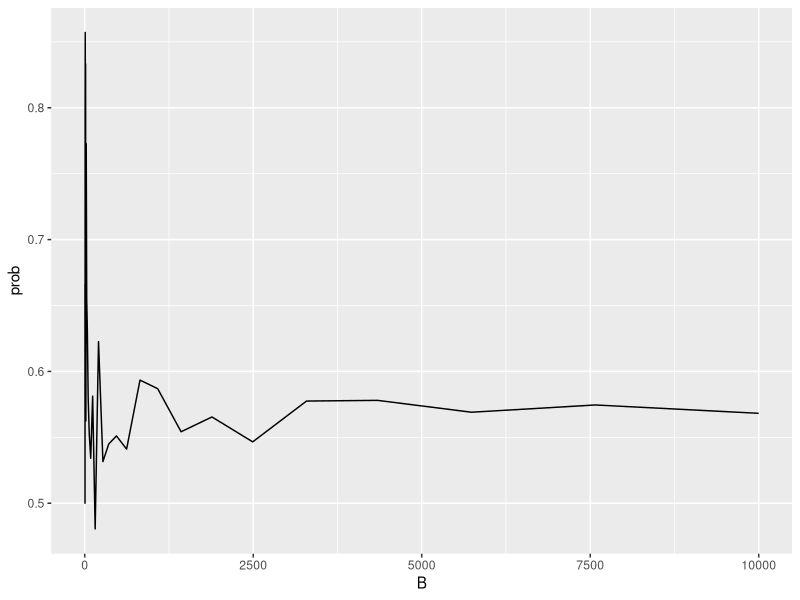

Write the R code that produced this figure.
library(ggplot2)
library(stats)
library(gtools)

same_birthday <- function(n){
  bdays <- sample(1:365, n, replace=TRUE)
  any(duplicated(bdays))
}

B <- 10^seq(0.5, 4, len = 30)

compute_prob <- function(B,n=25){
  results <- replicate(B, same_birthday(n))
  mean(results)
}

prob <- sapply(B, compute_prob)
qplot(B, prob, geom = "line")
# expect = 0.569
